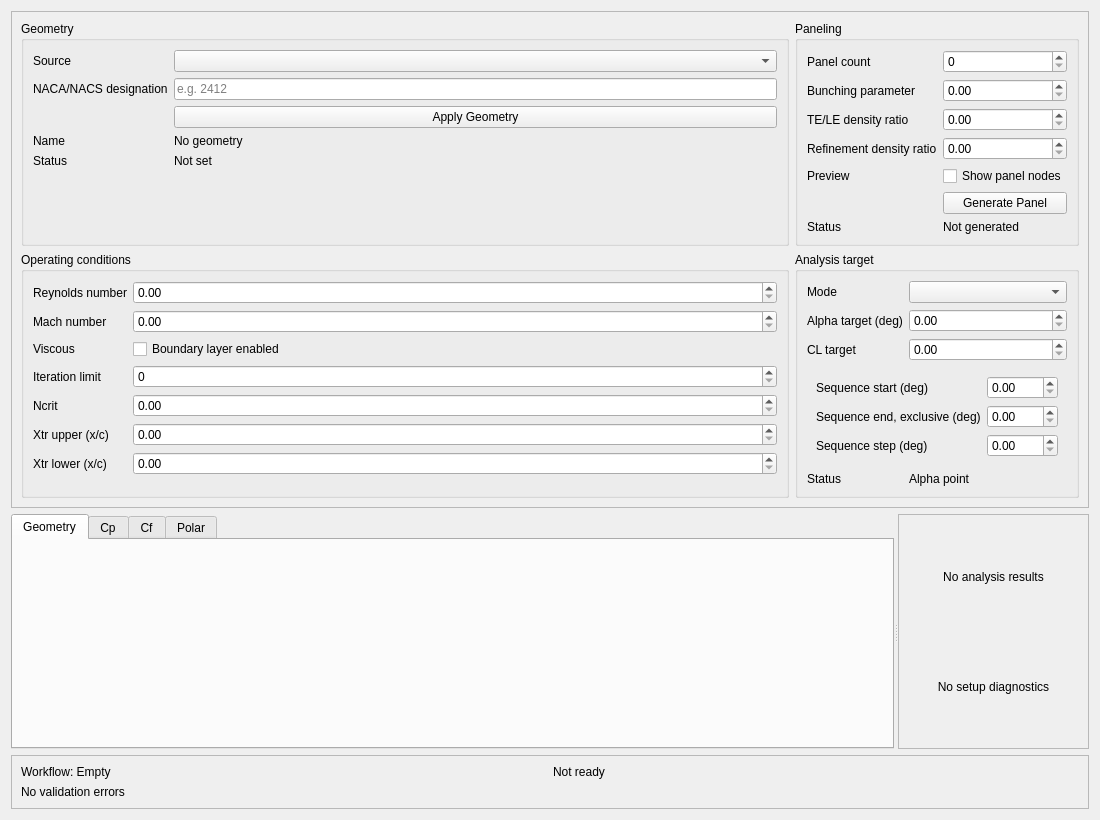
<?xml version='1.0' encoding='UTF-8'?>
<ui version="4.0">
 <class>XFoilWidget</class>
 <widget class="QWidget" name="XFoilWidget">
  <property name="geometry">
   <rect>
    <x>0</x>
    <y>0</y>
    <width>1100</width>
    <height>820</height>
   </rect>
  </property>
  <property name="windowTitle">
   <string>XFOIL.next</string>
  </property>
  <layout class="QVBoxLayout" name="mainLayout">
   <item>
    <widget class="QFrame" name="definitionsFrame">
     <property name="frameShape">
      <enum>QFrame::StyledPanel</enum>
     </property>
     <layout class="QGridLayout" name="definitionsLayout">
      <item row="0" column="0">
       <widget class="QGroupBox" name="geometryGroup">
        <property name="title">
         <string>Geometry</string>
        </property>
        <layout class="QFormLayout" name="geometryForm">
         <item row="0" column="0">
          <widget class="QLabel" name="geometrySourceLabel">
           <property name="text">
            <string>Source</string>
           </property>
          </widget>
         </item>
         <item row="0" column="1">
          <widget class="QComboBox" name="geometrySourceCombo">
           <property name="toolTip">
            <string>Memory geometry is supplied by the host through setGeometry(). NACA and NACS generate in memory.</string>
           </property>
           <property name="accessibleName">
            <string>Geometry source</string>
           </property>
          </widget>
         </item>
         <item row="1" column="0">
          <widget class="QLabel" name="nacaDesignationLabel">
           <property name="text">
            <string>NACA/NACS designation</string>
           </property>
          </widget>
         </item>
         <item row="1" column="1">
          <widget class="QLineEdit" name="nacaDesignationEdit">
           <property name="placeholderText">
            <string>e.g. 2412</string>
           </property>
           <property name="toolTip">
            <string>NACA 4/5-digit or NACS designation, for example 2412.</string>
           </property>
           <property name="accessibleName">
            <string>NACA or NACS designation</string>
           </property>
          </widget>
         </item>
         <item row="2" column="1">
          <widget class="QPushButton" name="applyGeometryButton">
           <property name="text">
            <string>Apply Geometry</string>
           </property>
           <property name="toolTip">
            <string>Validate and adopt the selected NACA or NACS geometry.</string>
           </property>
           <property name="accessibleName">
            <string>Apply geometry</string>
           </property>
          </widget>
         </item>
         <item row="3" column="0">
          <widget class="QLabel" name="geometryNameCaption">
           <property name="text">
            <string>Name</string>
           </property>
          </widget>
         </item>
         <item row="3" column="1">
          <widget class="QLabel" name="geometryNameLabel">
           <property name="text">
            <string>No geometry</string>
           </property>
          </widget>
         </item>
         <item row="4" column="0">
          <widget class="QLabel" name="geometryStatusCaption">
           <property name="text">
            <string>Status</string>
           </property>
          </widget>
         </item>
         <item row="4" column="1">
          <widget class="QLabel" name="geometryStatusLabel">
           <property name="text">
            <string>Not set</string>
           </property>
          </widget>
         </item>
        </layout>
       </widget>
      </item>
      <item row="0" column="1">
       <widget class="QGroupBox" name="panelingGroup">
        <property name="title">
         <string>Paneling</string>
        </property>
        <layout class="QFormLayout" name="panelingForm">
         <item row="0" column="0">
          <widget class="QLabel" name="panelCountLabel">
           <property name="text">
            <string>Panel count</string>
           </property>
          </widget>
         </item>
         <item row="0" column="1">
          <widget class="QSpinBox" name="panelCountSpin">
           <property name="toolTip">
            <string>Panel-node count; public library range 2 to 595.</string>
           </property>
           <property name="accessibleName">
            <string>Panel count</string>
           </property>
          </widget>
         </item>
         <item row="1" column="0">
          <widget class="QLabel" name="bunchingLabel">
           <property name="text">
            <string>Bunching parameter</string>
           </property>
          </widget>
         </item>
         <item row="1" column="1">
          <widget class="QDoubleSpinBox" name="bunchingSpin">
           <property name="toolTip">
            <string>Dimensionless PANGEN bunching parameter.</string>
           </property>
           <property name="accessibleName">
            <string>Bunching parameter</string>
           </property>
          </widget>
         </item>
         <item row="2" column="0">
          <widget class="QLabel" name="teToLeLabel">
           <property name="text">
            <string>TE/LE density ratio</string>
           </property>
          </widget>
         </item>
         <item row="2" column="1">
          <widget class="QDoubleSpinBox" name="teToLeSpin">
           <property name="toolTip">
            <string>Dimensionless trailing-edge to leading-edge density ratio.</string>
           </property>
           <property name="accessibleName">
            <string>Trailing-edge to leading-edge density ratio</string>
           </property>
          </widget>
         </item>
         <item row="3" column="0">
          <widget class="QLabel" name="refinementLabel">
           <property name="text">
            <string>Refinement density ratio</string>
           </property>
          </widget>
         </item>
         <item row="3" column="1">
          <widget class="QDoubleSpinBox" name="refinementSpin">
           <property name="toolTip">
            <string>Dimensionless refinement density ratio.</string>
           </property>
           <property name="accessibleName">
            <string>Refinement density ratio</string>
           </property>
          </widget>
         </item>
         <item row="4" column="0">
          <widget class="QLabel" name="showPanelNodesLabel">
           <property name="text">
            <string>Preview</string>
           </property>
          </widget>
         </item>
         <item row="4" column="1">
          <widget class="QCheckBox" name="showPanelNodesCheck">
           <property name="text">
            <string>Show panel nodes</string>
           </property>
           <property name="toolTip">
            <string>Show panel nodes on the geometry preview.</string>
           </property>
           <property name="accessibleName">
            <string>Show panel nodes</string>
           </property>
          </widget>
         </item>
         <item row="5" column="1">
          <widget class="QPushButton" name="generatePanelButton">
           <property name="text">
            <string>Generate Panel</string>
           </property>
           <property name="toolTip">
            <string>Generate the panel from the current geometry and paneling options.</string>
           </property>
           <property name="accessibleName">
            <string>Generate panel</string>
           </property>
          </widget>
         </item>
         <item row="6" column="0">
          <widget class="QLabel" name="panelStatusCaption">
           <property name="text">
            <string>Status</string>
           </property>
          </widget>
         </item>
         <item row="6" column="1">
          <widget class="QLabel" name="panelStatusLabel">
           <property name="text">
            <string>Not generated</string>
           </property>
          </widget>
         </item>
        </layout>
       </widget>
      </item>
      <item row="1" column="0">
       <widget class="QGroupBox" name="operatingGroup">
        <property name="title">
         <string>Operating conditions</string>
        </property>
        <layout class="QFormLayout" name="operatingForm">
         <item row="0" column="0">
          <widget class="QLabel" name="reynoldsLabel">
           <property name="text">
            <string>Reynolds number</string>
           </property>
          </widget>
         </item>
         <item row="0" column="1">
          <widget class="QDoubleSpinBox" name="reynoldsSpin">
           <property name="toolTip">
            <string>Dimensionless Reynolds number. Viscous analysis requires a positive value.</string>
           </property>
           <property name="accessibleName">
            <string>Reynolds number</string>
           </property>
          </widget>
         </item>
         <item row="1" column="0">
          <widget class="QLabel" name="machLabel">
           <property name="text">
            <string>Mach number</string>
           </property>
          </widget>
         </item>
         <item row="1" column="1">
          <widget class="QDoubleSpinBox" name="machSpin">
           <property name="toolTip">
            <string>Dimensionless Mach number in [0, 1).</string>
           </property>
           <property name="accessibleName">
            <string>Mach number</string>
           </property>
          </widget>
         </item>
         <item row="2" column="0">
          <widget class="QLabel" name="viscousLabel">
           <property name="text">
            <string>Viscous</string>
           </property>
          </widget>
         </item>
         <item row="2" column="1">
          <widget class="QCheckBox" name="viscousCheck">
           <property name="text">
            <string>Boundary layer enabled</string>
           </property>
           <property name="toolTip">
            <string>Enable the boundary-layer calculation for the configured run.</string>
           </property>
           <property name="accessibleName">
            <string>Viscous boundary layer enabled</string>
           </property>
          </widget>
         </item>
         <item row="3" column="0">
          <widget class="QLabel" name="iterationsLabel">
           <property name="text">
            <string>Iteration limit</string>
           </property>
          </widget>
         </item>
         <item row="3" column="1">
          <widget class="QSpinBox" name="iterationsSpin">
           <property name="toolTip">
            <string>Positive maximum iteration count.</string>
           </property>
           <property name="accessibleName">
            <string>Maximum iterations</string>
           </property>
          </widget>
         </item>
         <item row="4" column="0">
          <widget class="QLabel" name="ncritLabel">
           <property name="text">
            <string>Ncrit</string>
           </property>
          </widget>
         </item>
         <item row="4" column="1">
          <widget class="QDoubleSpinBox" name="ncritSpin">
           <property name="toolTip">
            <string>Critical amplification exponent; must be positive.</string>
           </property>
           <property name="accessibleName">
            <string>Ncrit</string>
           </property>
          </widget>
         </item>
         <item row="5" column="0">
          <widget class="QLabel" name="xtrUpperLabel">
           <property name="text">
            <string>Xtr upper (x/c)</string>
           </property>
          </widget>
         </item>
         <item row="5" column="1">
          <widget class="QDoubleSpinBox" name="xtrUpperSpin">
           <property name="toolTip">
            <string>Upper transition trip position x/c in [0, 1].</string>
           </property>
           <property name="accessibleName">
            <string>Upper transition position x over c</string>
           </property>
          </widget>
         </item>
         <item row="6" column="0">
          <widget class="QLabel" name="xtrLowerLabel">
           <property name="text">
            <string>Xtr lower (x/c)</string>
           </property>
          </widget>
         </item>
         <item row="6" column="1">
          <widget class="QDoubleSpinBox" name="xtrLowerSpin">
           <property name="toolTip">
            <string>Lower transition trip position x/c in [0, 1].</string>
           </property>
           <property name="accessibleName">
            <string>Lower transition position x over c</string>
           </property>
          </widget>
         </item>
        </layout>
       </widget>
      </item>
      <item row="1" column="1">
       <widget class="QGroupBox" name="targetGroup">
        <property name="title">
         <string>Analysis target</string>
        </property>
        <layout class="QFormLayout" name="targetForm">
         <item row="0" column="0">
          <widget class="QLabel" name="targetModeLabel">
           <property name="text">
            <string>Mode</string>
           </property>
          </widget>
         </item>
         <item row="0" column="1">
          <widget class="QComboBox" name="targetModeCombo">
           <property name="toolTip">
            <string>Choose alpha point, CL point or alpha sequence.</string>
           </property>
           <property name="accessibleName">
            <string>Analysis target mode</string>
           </property>
          </widget>
         </item>
         <item row="1" column="0">
          <widget class="QLabel" name="alphaTargetLabel">
           <property name="text">
            <string>Alpha target (deg)</string>
           </property>
          </widget>
         </item>
         <item row="1" column="1">
          <widget class="QDoubleSpinBox" name="alphaTargetSpin">
           <property name="toolTip">
            <string>Alpha target in degrees.</string>
           </property>
           <property name="accessibleName">
            <string>Alpha target in degrees</string>
           </property>
          </widget>
         </item>
         <item row="2" column="0">
          <widget class="QLabel" name="clTargetLabel">
           <property name="text">
            <string>CL target</string>
           </property>
          </widget>
         </item>
         <item row="2" column="1">
          <widget class="QDoubleSpinBox" name="clTargetSpin">
           <property name="toolTip">
            <string>Lift coefficient target; dimensionless.</string>
           </property>
           <property name="accessibleName">
            <string>Lift coefficient target</string>
           </property>
          </widget>
         </item>
         <item row="3" column="0" colspan="2">
          <widget class="QWidget" name="sequenceFields" native="true">
           <layout class="QFormLayout" name="sequenceForm">
            <item row="0" column="0">
             <widget class="QLabel" name="sequenceStartLabel">
              <property name="text">
               <string>Sequence start (deg)</string>
              </property>
             </widget>
            </item>
            <item row="0" column="1">
             <widget class="QDoubleSpinBox" name="sequenceStartSpin">
              <property name="toolTip">
               <string>Sequence start in degrees.</string>
              </property>
              <property name="accessibleName">
               <string>Sequence start in degrees</string>
              </property>
             </widget>
            </item>
            <item row="1" column="0">
             <widget class="QLabel" name="sequenceEndLabel">
              <property name="text">
               <string>Sequence end, exclusive (deg)</string>
              </property>
             </widget>
            </item>
            <item row="1" column="1">
             <widget class="QDoubleSpinBox" name="sequenceEndSpin">
              <property name="toolTip">
               <string>Exclusive end: the end value itself is not run.</string>
              </property>
              <property name="accessibleName">
               <string>Sequence exclusive end in degrees</string>
              </property>
             </widget>
            </item>
            <item row="2" column="0">
             <widget class="QLabel" name="sequenceStepLabel">
              <property name="text">
               <string>Sequence step (deg)</string>
              </property>
             </widget>
            </item>
            <item row="2" column="1">
             <widget class="QDoubleSpinBox" name="sequenceStepSpin">
              <property name="toolTip">
               <string>Sequence step in degrees. Zero is rejected.</string>
              </property>
              <property name="accessibleName">
               <string>Sequence step in degrees</string>
              </property>
             </widget>
            </item>
           </layout>
          </widget>
         </item>
         <item row="4" column="0">
          <widget class="QLabel" name="targetStatusCaption">
           <property name="text">
            <string>Status</string>
           </property>
          </widget>
         </item>
         <item row="4" column="1">
          <widget class="QLabel" name="targetStatusLabel">
           <property name="text">
            <string>Alpha point</string>
           </property>
          </widget>
         </item>
        </layout>
       </widget>
      </item>
     </layout>
     <property name="sizePolicy">
      <sizepolicy hsizetype="Preferred" vsizetype="Preferred">
       <horstretch>0</horstretch>
       <verstretch>0</verstretch>
      </sizepolicy>
     </property>
    </widget>
   </item>
   <item>
    <widget class="QSplitter" name="workspaceSplitter">
     <property name="orientation">
      <enum>Qt::Horizontal</enum>
     </property>
     <widget class="QTabWidget" name="plotTabs">
      <property name="currentIndex">
       <number>0</number>
      </property>
      <widget class="QWidget" name="geometryPage">
       <attribute name="title">
        <string>Geometry</string>
       </attribute>
       <layout class="QVBoxLayout" name="geometryLayout">
        <item>
         <widget class="xfoil::gui::GeometryPlotView" name="geometryPlot">
          <property name="toolTip">
           <string>Geometry contour and optional panel nodes in x/c and y/c.</string>
          </property>
          <property name="accessibleName">
           <string>Geometry and panel preview</string>
          </property>
         </widget>
        </item>
       </layout>
      </widget>
      <widget class="QWidget" name="cpPage">
       <attribute name="title">
        <string>Cp</string>
       </attribute>
       <layout class="QVBoxLayout" name="cpLayout">
        <item>
         <widget class="QLabel" name="cpPlaceholder">
          <property name="text">
           <string>Pressure coefficient plot</string>
          </property>
          <property name="alignment">
           <set>Qt::AlignCenter</set>
          </property>
         </widget>
        </item>
       </layout>
      </widget>
      <widget class="QWidget" name="cfPage">
       <attribute name="title">
        <string>Cf</string>
       </attribute>
       <layout class="QVBoxLayout" name="cfLayout">
        <item>
         <widget class="QLabel" name="cfPlaceholder">
          <property name="text">
           <string>Skin-friction plot</string>
          </property>
          <property name="alignment">
           <set>Qt::AlignCenter</set>
          </property>
         </widget>
        </item>
       </layout>
      </widget>
      <widget class="QWidget" name="polarPage">
       <attribute name="title">
        <string>Polar</string>
       </attribute>
       <layout class="QVBoxLayout" name="polarLayout">
        <item>
         <widget class="QLabel" name="polarPlaceholder">
          <property name="text">
           <string>Polar plot</string>
          </property>
          <property name="alignment">
           <set>Qt::AlignCenter</set>
          </property>
         </widget>
        </item>
       </layout>
      </widget>
      <property name="sizePolicy">
       <sizepolicy hsizetype="Expanding" vsizetype="Expanding">
        <horstretch>3</horstretch>
        <verstretch>1</verstretch>
       </sizepolicy>
      </property>
     </widget>
     <widget class="QFrame" name="resultsPanel">
      <property name="frameShape">
       <enum>QFrame::StyledPanel</enum>
      </property>
      <layout class="QVBoxLayout" name="resultsLayout">
       <item>
        <widget class="QLabel" name="resultsPlaceholder">
         <property name="text">
          <string>No analysis results</string>
         </property>
         <property name="alignment">
          <set>Qt::AlignCenter</set>
         </property>
        </widget>
       </item>
       <item>
        <widget class="QLabel" name="diagnosticsPlaceholder">
         <property name="text">
          <string>No setup diagnostics</string>
         </property>
         <property name="alignment">
          <set>Qt::AlignCenter</set>
         </property>
         <property name="wordWrap">
          <bool>true</bool>
         </property>
        </widget>
       </item>
      </layout>
      <property name="sizePolicy">
       <sizepolicy hsizetype="Preferred" vsizetype="Expanding">
        <horstretch>1</horstretch>
        <verstretch>1</verstretch>
       </sizepolicy>
      </property>
     </widget>
     <property name="sizePolicy">
      <sizepolicy hsizetype="Preferred" vsizetype="Expanding">
       <horstretch>0</horstretch>
       <verstretch>1</verstretch>
      </sizepolicy>
     </property>
    </widget>
   </item>
   <item>
    <widget class="QFrame" name="statusFrame">
     <property name="frameShape">
      <enum>QFrame::StyledPanel</enum>
     </property>
     <layout class="QVBoxLayout" name="statusLayout">
      <item>
       <layout class="QHBoxLayout" name="statusLine">
        <item>
         <widget class="QLabel" name="workflowStateLabel">
          <property name="text">
           <string>Workflow: Empty</string>
          </property>
         </widget>
        </item>
        <item>
         <widget class="QLabel" name="statusLabel">
          <property name="text">
           <string>Not ready</string>
          </property>
         </widget>
        </item>
       </layout>
      </item>
      <item>
       <widget class="QLabel" name="validationLabel">
        <property name="text">
         <string>No validation errors</string>
        </property>
        <property name="wordWrap">
         <bool>true</bool>
        </property>
       </widget>
      </item>
     </layout>
     <property name="sizePolicy">
      <sizepolicy hsizetype="Preferred" vsizetype="Preferred">
       <horstretch>0</horstretch>
       <verstretch>0</verstretch>
      </sizepolicy>
     </property>
    </widget>
   </item>
  </layout>
 </widget>
 <tabstops>
  <tabstop>geometrySourceCombo</tabstop>
  <tabstop>nacaDesignationEdit</tabstop>
  <tabstop>applyGeometryButton</tabstop>
  <tabstop>panelCountSpin</tabstop>
  <tabstop>bunchingSpin</tabstop>
  <tabstop>teToLeSpin</tabstop>
  <tabstop>refinementSpin</tabstop>
  <tabstop>showPanelNodesCheck</tabstop>
  <tabstop>generatePanelButton</tabstop>
  <tabstop>reynoldsSpin</tabstop>
  <tabstop>machSpin</tabstop>
  <tabstop>viscousCheck</tabstop>
  <tabstop>iterationsSpin</tabstop>
  <tabstop>ncritSpin</tabstop>
  <tabstop>xtrUpperSpin</tabstop>
  <tabstop>xtrLowerSpin</tabstop>
  <tabstop>targetModeCombo</tabstop>
  <tabstop>alphaTargetSpin</tabstop>
  <tabstop>clTargetSpin</tabstop>
  <tabstop>sequenceStartSpin</tabstop>
  <tabstop>sequenceEndSpin</tabstop>
  <tabstop>sequenceStepSpin</tabstop>
 </tabstops>
 <resources />
 <connections />
 <customwidgets>
  <customwidget>
   <class>xfoil::gui::GeometryPlotView</class>
   <extends>QWidget</extends>
   <header>plots/GeometryPlotView.h</header>
   <container>0</container>
  </customwidget>
 </customwidgets>
</ui>
